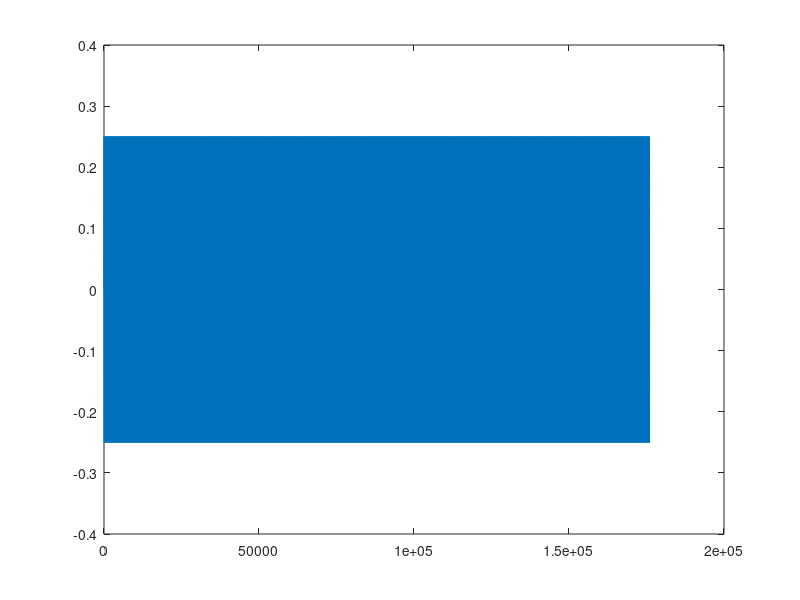

MATLAB code to generate this figure:
seconds = 4;
srate = 44000;
sample = 0:1 / srate:seconds;
amplitude = 0.25;
frequency = 440;

data = amplitude*sin(sample * 2 * pi * frequency);

plot(data)

sound(data, srate)

% soundsc(data, srate)

% [y,Fs] = audioread("my_music.mp3");
% sound(y,Fs);